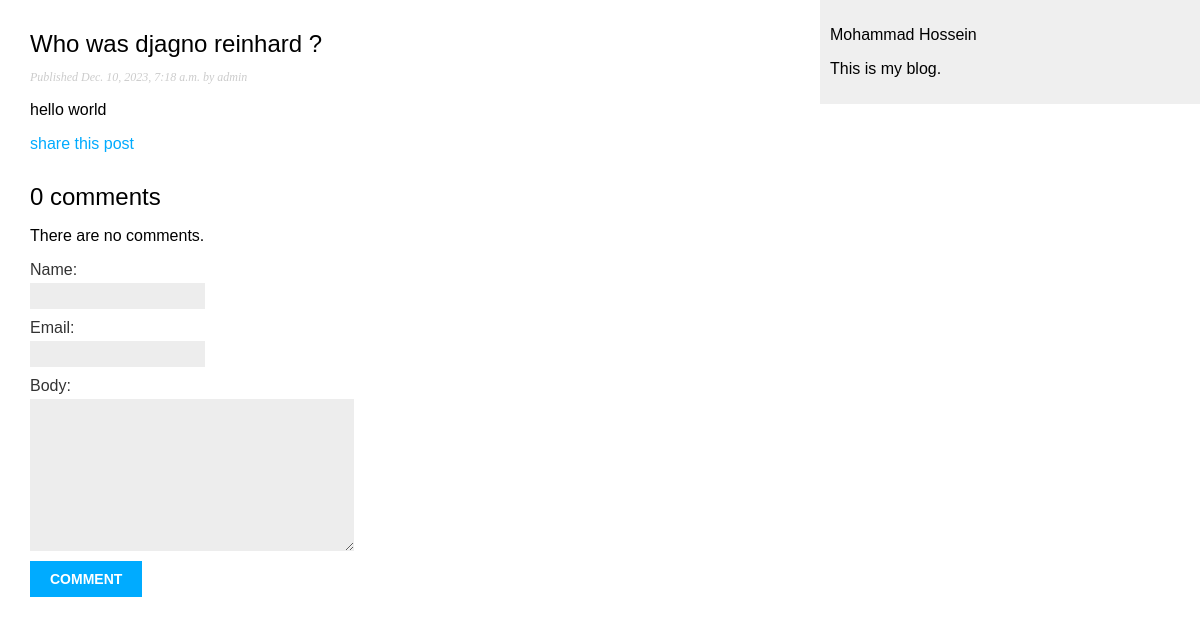
Screenshot of /blog/2023/12/10/who-was-django-reinhard/ with the database file from the repository.
### blog/models.py (models this page shows, shortened)
class Post(models.Model):
    class Status(models.TextChoices):
        DRAFT = "DF", "Draft"
        PUBLISHED = "PB", "Published"
    title = models.CharField(max_length=250)
    slug = models.SlugField(max_length=250, unique_for_date='publish')
    author = models.ForeignKey(User, on_delete=models.CASCADE, related_name='posts')
    body = models.TextField()
    publish = models.DateTimeField(default=timezone.now)
    created = models.DateTimeField(auto_now_add=True)
    updated = models.DateTimeField(auto_now=True)
    status = models.CharField(max_length=2, choices=Status.choices, default=Status.DRAFT)
    objects = models.Manager()
    published = PublishedManager()
    class Meta:
        ordering = ['-publish']
        indexes = [
            models.Index(fields=['-publish']),
        ]

### blog/views.py (the view)
# urls.py: path('<int:year>/<int:month>/<int:day>/<slug:post>/', PostDetailView.as_view(), name='post_detail'),
class PostDetailView(DetailView):
    model = Post
    template_name = 'blog/post/post_detail.html'
    def get_object(self):
        post = get_object_or_404(Post, publish__year=self.kwargs['year'], publish__month=self.kwargs['month'],
                                 publish__day=self.kwargs['day'], slug=self.kwargs['post'],
                                 status=Post.Status.PUBLISHED)
        return post
    def get_context_data(self, **kwargs):
        context = super().get_context_data()
        context['comments'] = self.get_object().comments.filter(active=True)
        context['form'] = CommentForm()
        return context

### blog/forms.py
class CommentForm(forms.ModelForm):
    class Meta:
        model = Comment
        fields = ['name', 'email', 'body']

### blog/templates/blog/post/post_detail.html (shortened to what this page needs)
{% extends 'blog/base.html' %}
{% block content %}
    <h2>{{ post.title }}</h2>
    <p class="date">
        Published {{ post.publish }} by {{ post.author }}
    </p>
    {{ post.body|linebreaks }}
    <p>
        <a href="{% url 'blog:post_share' post_id=post.id %}">share this post</a>
    </p>
    {% with comments.count as total_comments %}
        <h2>
            {{ total_comments }} comment{{ total_comments|pluralize }}
        </h2>
    {% endwith %}
    {% for comment in comments %}
        <div class="comment">
            <p class="info">
                Comment {{ forloop.counter }} by {{ comment.name }}
                {{ comment.created }}
            </p>
            {{ comment.body|linebreaks }}
        </div>
    {% empty %}
        <p>There are no comments.</p>
    {% endfor %}
    {% include 'blog/post/includes/comment_form.html' %}
{% endblock %}

### blog/static/blog/css/blog.css (style rules this page uses)
body { margin: 0; padding: 0; font-family: helvetica, sans-serif; }
a { color: #00abff; text-decoration: none; }
h2 { font-weight: normal; margin: 30px 0 0; }
p.date { color: #ccc; font-family: georgia, serif; font-size: 12px; font-style: italic; }
label { float: left; clear: both; color: #333; margin-bottom: 4px; }
input, textarea { clear: both; float: left; margin: 0 0 10px; background: #ededed; border: 0; padding: 6px 10px; font-size: 12px; }

### rows the page displays
Post: title "Who was djagno reinhard ?", publish "Dec. 10, 2023, 7:18 a.m.", author "admin", body "hello world"

### other values shown
{{ total_comments }} "0"
